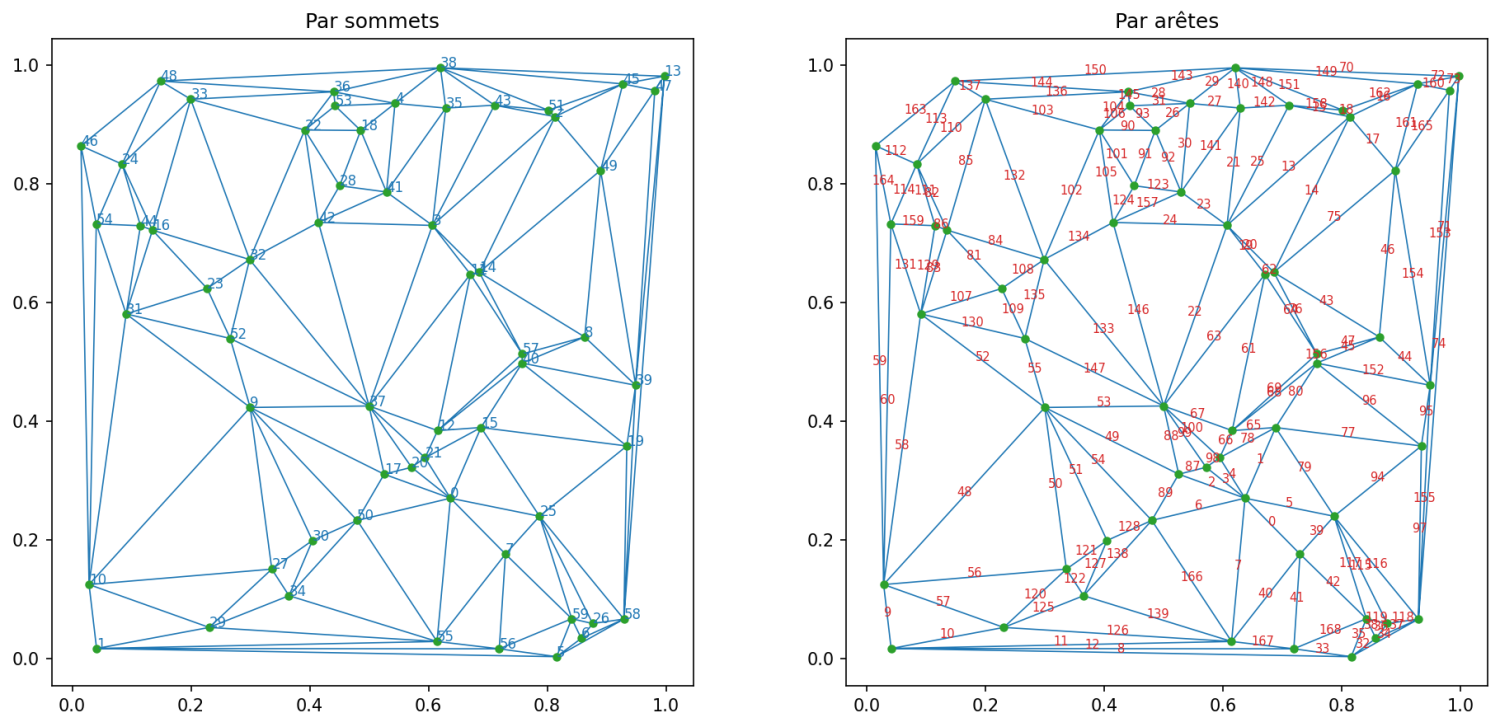

Write Python code to recreate this figure.
"""
================================================================================
Visualisation : le même maillage numéroté par sommets puis par arêtes
================================================================================

Produit mesh_plot.png, qui montre côte à côte les deux descriptions du
maillage : à gauche les indices des sommets, à droite les indices des arêtes
placés au milieu de chaque segment.

Usage :
    python mesh_plot.py
================================================================================
"""

import numpy as np
import matplotlib
matplotlib.use("Agg")
import matplotlib.pyplot as plt
from scipy.spatial import Delaunay

from mesh_edges import nodes_to_edges


def main(n_points=60, seed=0):
    rng = np.random.default_rng(seed)
    points = rng.random((n_points, 2))
    triangles = Delaunay(points).simplices

    edge_elements, unique_edges = nodes_to_edges(triangles)

    print(f"{len(triangles)} triangles, {len(unique_edges)} arêtes uniques")
    print("\nTrois premiers triangles, par sommets puis par arêtes :")
    for i in range(3):
        print(f"  triangle {i} : sommets {triangles[i]}  →  arêtes {edge_elements[i]}")

    fig, axes = plt.subplots(1, 2, figsize=(13, 6))

    axes[0].triplot(points[:, 0], points[:, 1], triangles, lw=0.8)
    axes[0].plot(points[:, 0], points[:, 1], "o", ms=4)
    for i, (x, y) in enumerate(points):
        axes[0].text(x, y, str(i), fontsize=8, color="tab:blue")
    axes[0].set_title("Par sommets")

    axes[1].triplot(points[:, 0], points[:, 1], triangles, lw=0.8)
    axes[1].plot(points[:, 0], points[:, 1], "o", ms=4)
    for k, (i, j) in enumerate(unique_edges):
        mx = (points[i, 0] + points[j, 0]) / 2
        my = (points[i, 1] + points[j, 1]) / 2
        axes[1].text(mx, my, str(k), fontsize=7, color="tab:red", ha="center")
    axes[1].set_title("Par arêtes")

    for ax in axes:
        ax.set_aspect("equal")

    fig.tight_layout()
    fig.savefig("mesh_plot.png", dpi=150, bbox_inches="tight")
    print("\nFigure écrite dans mesh_plot.png")


if __name__ == "__main__":
    main()
